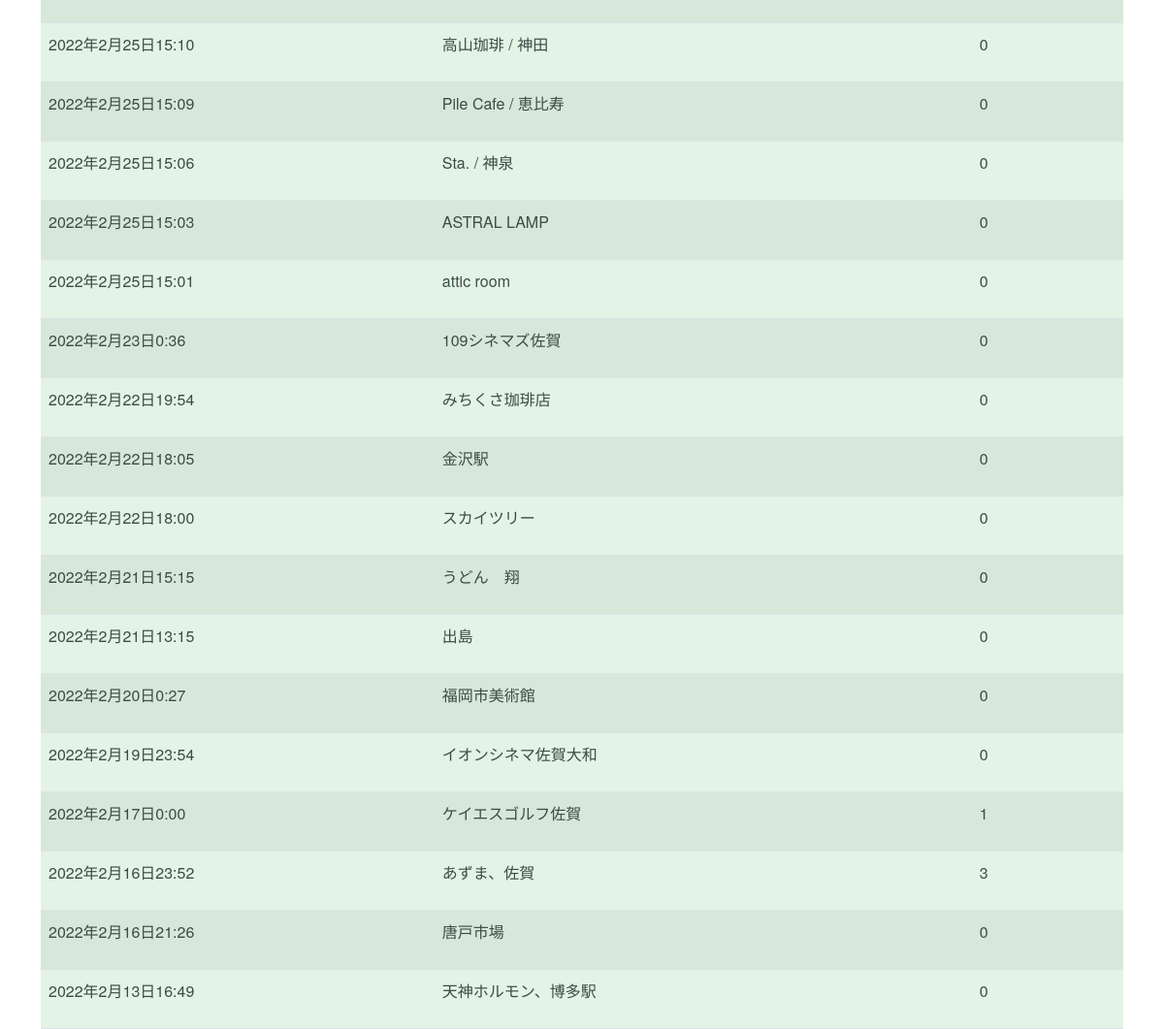
The page /user/1 (signed in, lower part) on the database as committed earlier.
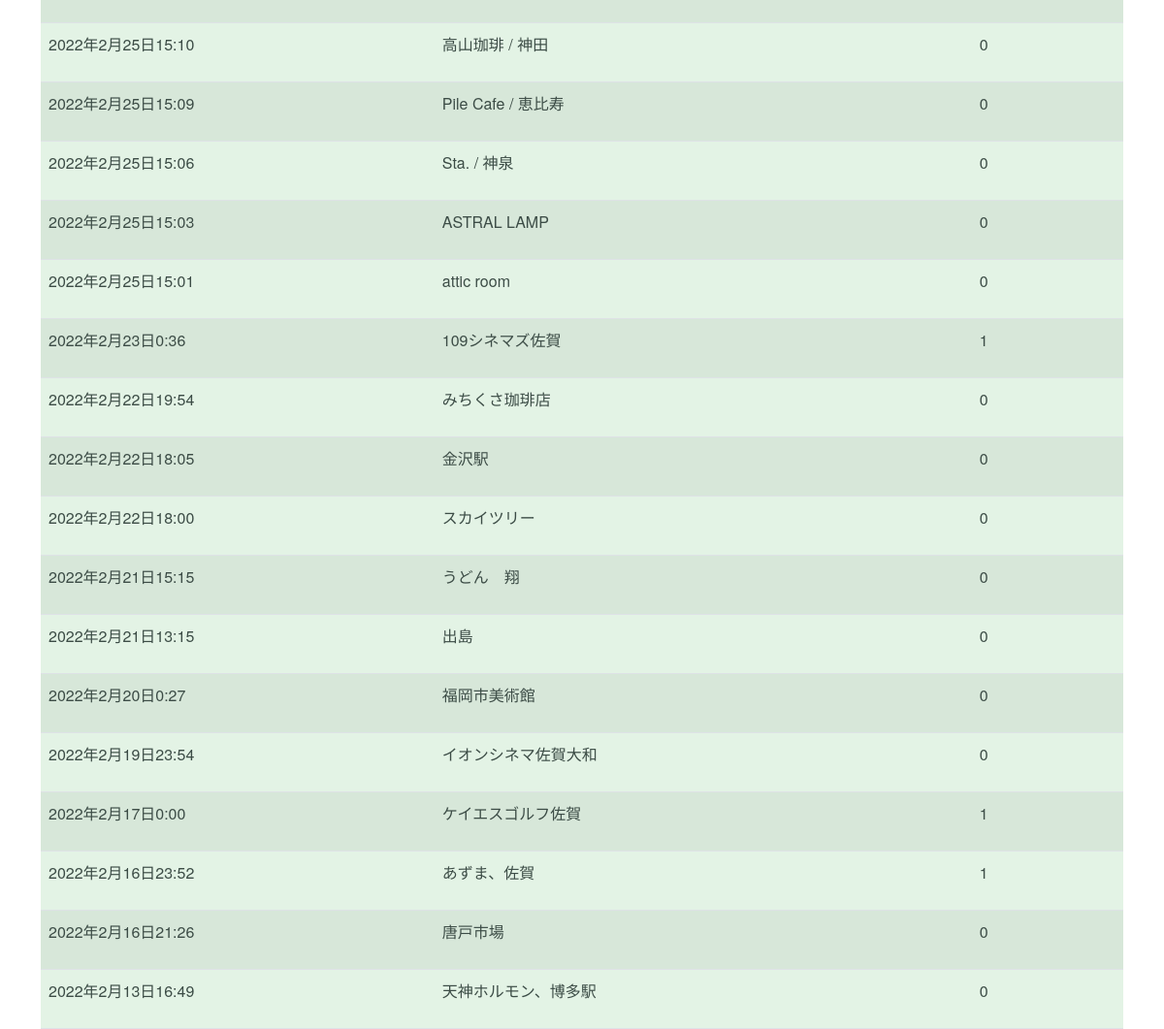
The same page on the database as committed later.
### testRoot/models.py (models this page shows, shortened)
class TypeOfPlace(models.Model):
    TYPE_CHOICE = (
        ('eat','ご飯'),
        ('play','遊び'),
    )
    type = models.CharField(max_length=255, choices=TYPE_CHOICE)
    name = models.CharField(max_length=255)
    atmosphere = models.ForeignKey(Atmosphere, on_delete=models.PROTECT, null=True)
    address = models.CharField(max_length=255)
    created_at = models.DateTimeField(auto_now_add=True)
    updated_at = models.DateTimeField(auto_now_add=True)
    pref = models.ForeignKey(PrefeCode, on_delete=models.PROTECT, null=True)
    city = models.CharField(max_length=255, null=True)
    ido = models.FloatField(null=True)
    keido = models.FloatField(null=True)
    image = models.ImageField(upload_to='images/', null=True)
    author = models.ForeignKey(get_user_model(),on_delete=models.CASCADE, null=True)
    good = models.IntegerField(null=True, default=0)
    comment = models.CharField(max_length=500, null=True)

### testRoot/views.py (the view)
# urls.py: path('user/<int:id>', user, name='user'),
def user(request, id):
    if request.method == 'POST':
        form = KeepRootForm(request.POST)
        if form.is_valid():
            post = form.save(commit=False)
            post.save()
            return redirect('index')
    else:
        lists = KeepRoot.objects.order_by('-created_at').filter(author=request.user)
        lists_place = TypeOfPlace.objects.order_by('-created_at').filter(author=request.user)
        content = {
            'lists': lists,
            'lists_place': lists_place
        }
        return render(request, 'testRoot/user.html', content)

### testRoot/templates/testRoot/user.html (shortened to what this page needs)
{% extends 'layout.html' %}
{% block content %}
<div class="container" style="margin-top: 130px;">
    <table class="table table-striped table-hover" style="color: #3c4c46; background-color: #e3f3e5;">
        {% for list in lists_place %}
            <tr>
                <td style="color: #3c4c46;"><p>{{list.created_at}}</p></td>
                <td style="color: #3c4c46;"><p>{{list.name}}</p></td>
                <td style="color: #3c4c46;"><p>{{list.good}}</p></td>
            </tr>
        {% endfor %}
    </table>
</div>
{% endblock %}

Rows that differ between the two databases and show on the page:
changed TypeOfPlace "109シネマズ佐賀": good "0" → "1"
changed TypeOfPlace "あずま、佐賀": good "3" → "1"
